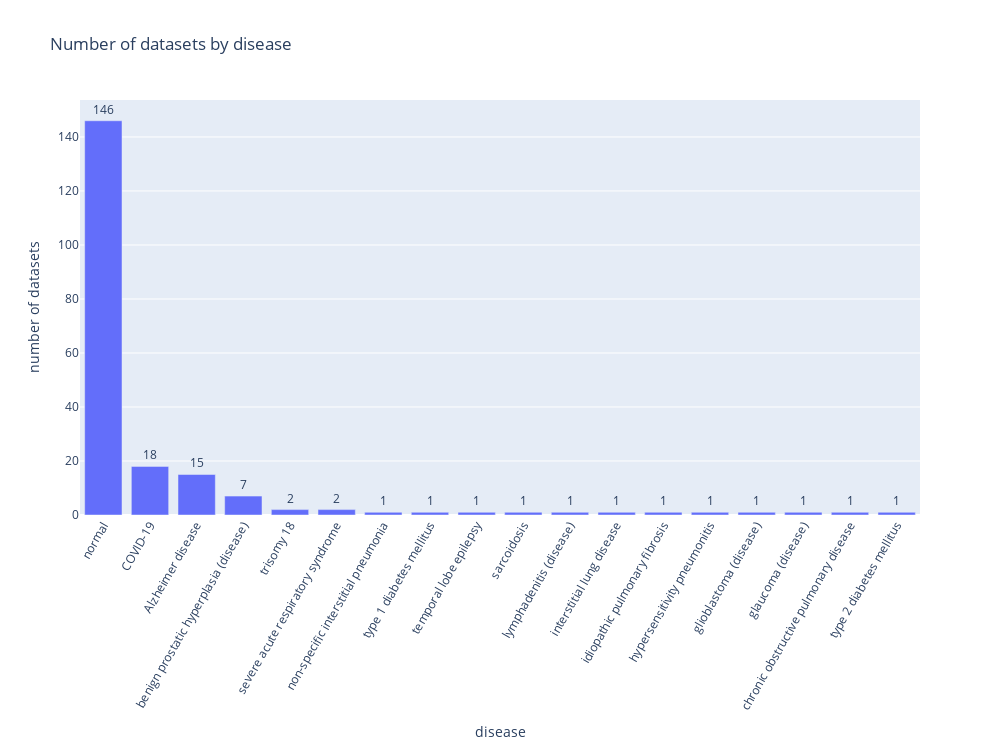

Notebook source saved alongside this figure:
### Markdown cell above
### Disease

### Code cell
df_disease = datasets_df[['disease']].explode('disease').reset_index(drop = True)
df_disease['disease'] = df_disease['disease'].str.replace('Normal', 'normal')

create_barplot(df_disease, 'disease')

### Figure 1 — Plotly figure (JSON) as saved in the notebook; plotly's stock layout.template omitted (floating-point values rounded to 4 significant figures)
{"data": [{"hovertemplate": "Category: %{x}<br>Count: %{y}<br>", "text": ["146", "18", "15", "7", "2", "2", "1", "1", "1", "1", "1", "1", "1", "1", "1", "1", "1", "1"], "textposition": "outside", "type": "bar", "x": ["normal", "COVID-19", "Alzheimer disease", "benign prostatic hyperplasia (disease)", "trisomy 18", "severe acute respiratory syndrome", "non-specific interstitial pneumonia", "type 1 diabetes mellitus", "temporal lobe epilepsy", "sarcoidosis", "lymphadenitis (disease)", "interstitial lung disease", "idiopathic pulmonary fibrosis", "hypersensitivity pneumonitis", "glioblastoma (disease)", "glaucoma (disease)", "chronic obstructive pulmonary disease", "type 2 diabetes mellitus"], "y": [146, 18, 15, 7, 2, 2, 1, 1, 1, 1, 1, 1, 1, 1, 1, 1, 1, 1]}], "layout": {"autosize": false, "height": 750, "title": {"text": "Number of datasets by disease"}, "width": 1000, "xaxis": {"tickangle": -60, "title": {"text": "disease"}}, "yaxis": {"title": {"text": "number of datasets"}}}}
